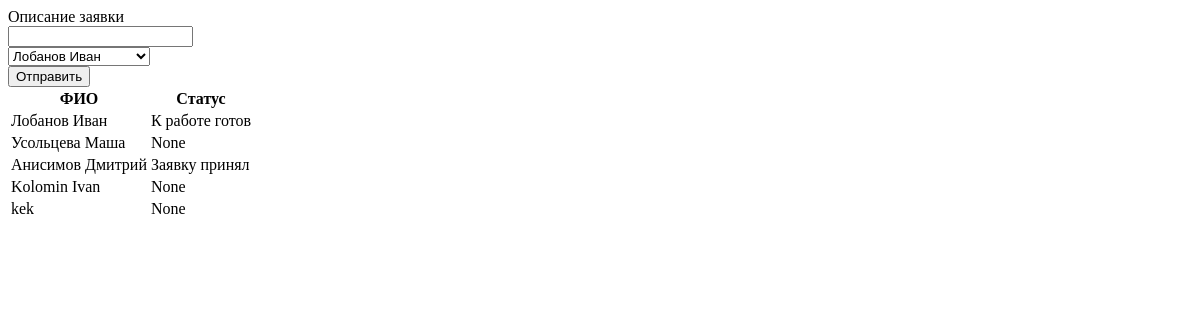
Before: / with the older database file.
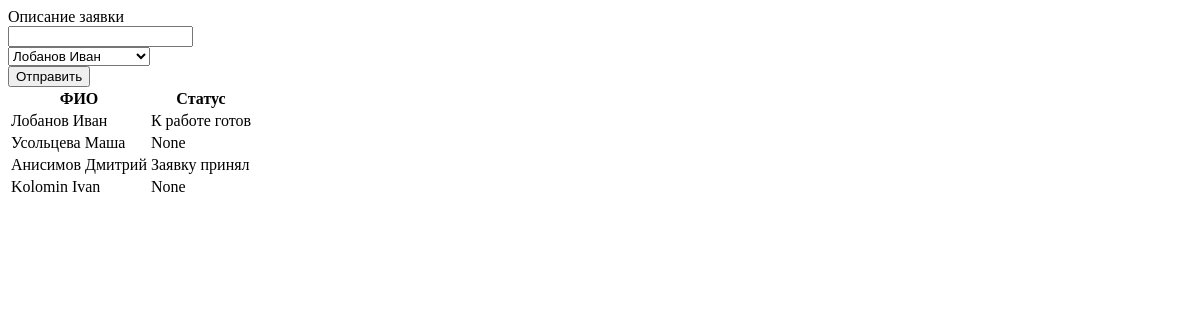
After: the same page with the newer database file.
### tables this page shows
CREATE TABLE "fitters" (
	"user_id"	INTEGER UNIQUE,
	"status"	TEXT,
	"name"	TEXT UNIQUE
);

### test.py (the view)
@app.route("/", methods=['GET'])
def get_response():
    return render_template('table.html',load={'info_status': interactionDB.read_all_users() })

### interactionDB.py (called while the page is built)
def read_all_users():
    conn = sqlite3.connect("datab.db")
    cursor = conn.cursor()
    sql = "SELECT user_id, status, name FROM fitters"
    cursor.execute(sql)
    conn.commit()
    data=cursor.fetchall()
    conn.close()
    list=[]
    for index in data:
        obj={
            'id': index[0],
            'status': index[1],
            'name': index[2]
        }
        list.append(obj)
    return list

### templates/table.html (shortened to what this page needs)
<!DOCTYPE html>
<html lang="en" dir="ltr">
  <head>
  </head>
  <body>
    <div class="main">
      <div>Описание заявки</div>
      <input type="text" name="text" id = "text"></input>
      <br>
      <select id="select">
      {%for index in load.info_status%}
        <option value='{{index.id}}'>{{index.name}}</option>
        {%endfor%}
      </select>
      <br>
      <input type="submit" value="Отправить"id="send"></input>
    </div>
    <table>
    <tr><th>ФИО</th><th>Cтатус</th></tr>
    {%for index in load.info_status%}
      <tr><td>{{index.name}}</td><td>{{index.status}}</td></tr>
      {%endfor%}
    </table>
  </body>
</html>

Changed rows visible on the page:
removed fitters: name "kek", status "None"
